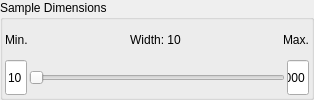
                    <widget class="QGroupBox" name="SampleDimensionsBox_simple">
                     <property name="enabled">
                      <bool>true</bool>
                     </property>
                     <property name="sizePolicy">
                      <sizepolicy hsizetype="Expanding" vsizetype="Fixed">
                       <horstretch>0</horstretch>
                       <verstretch>0</verstretch>
                      </sizepolicy>
                     </property>
                     <property name="title">
                      <string>Sample Dimensions</string>
                     </property>
                     <property name="checkable">
                      <bool>false</bool>
                     </property>
                     <property name="checked">
                      <bool>false</bool>
                     </property>
                     <layout class="QVBoxLayout" name="verticalLayout_10">
                      <property name="spacing">
                       <number>2</number>
                      </property>
                      <property name="leftMargin">
                       <number>2</number>
                      </property>
                      <property name="topMargin">
                       <number>2</number>
                      </property>
                      <property name="rightMargin">
                       <number>2</number>
                      </property>
                      <property name="bottomMargin">
                       <number>2</number>
                      </property>
                      <item>
                       <layout class="QHBoxLayout" name="horizontalLayout_17">
                        <item>
                         <widget class="QLabel" name="label_min_width_simple">
                          <property name="text">
                           <string>Min.</string>
                          </property>
                         </widget>
                        </item>
                        <item>
                         <widget class="CustomLabel" name="label_width_simple">
                          <property name="sizePolicy">
                           <sizepolicy hsizetype="Expanding" vsizetype="Fixed">
                            <horstretch>80</horstretch>
                            <verstretch>0</verstretch>
                           </sizepolicy>
                          </property>
                          <property name="toolTip">
                           <string>Sample width [mm]</string>
                          </property>
                          <property name="text">
                           <string>&lt;html&gt;&lt;head/&gt;&lt;body&gt;&lt;p align=&quot;center&quot;&gt;Width: 10&lt;/p&gt;&lt;/body&gt;&lt;/html&gt;</string>
                          </property>
                         </widget>
                        </item>
                        <item>
                         <widget class="QLabel" name="label_width_simple_max">
                          <property name="text">
                           <string>Max.</string>
                          </property>
                         </widget>
                        </item>
                       </layout>
                      </item>
                      <item>
                       <layout class="QHBoxLayout" name="horizontalLayout_15">
                        <item>
                         <widget class="QLineEdit" name="lineEdit_width_simple_min">
                          <property name="sizePolicy">
                           <sizepolicy hsizetype="Expanding" vsizetype="Minimum">
                            <horstretch>1</horstretch>
                            <verstretch>0</verstretch>
                           </sizepolicy>
                          </property>
                          <property name="toolTip">
                           <string>Sample width [mm]</string>
                          </property>
                          <property name="text">
                           <string>10</string>
                          </property>
                         </widget>
                        </item>
                        <item>
                         <widget class="QSlider" name="horizontalSlider_width_simple">
                          <property name="sizePolicy">
                           <sizepolicy hsizetype="Expanding" vsizetype="Preferred">
                            <horstretch>100</horstretch>
                            <verstretch>0</verstretch>
                           </sizepolicy>
                          </property>
                          <property name="minimum">
                           <number>10</number>
                          </property>
                          <property name="maximum">
                           <number>1000</number>
                          </property>
                          <property name="sliderPosition">
                           <number>10</number>
                          </property>
                          <property name="orientation">
                           <enum>Qt::Horizontal</enum>
                          </property>
                         </widget>
                        </item>
                        <item>
                         <widget class="QLineEdit" name="lineEdit_width_simple_max">
                          <property name="sizePolicy">
                           <sizepolicy hsizetype="Expanding" vsizetype="Minimum">
                            <horstretch>1</horstretch>
                            <verstretch>0</verstretch>
                           </sizepolicy>
                          </property>
                          <property name="toolTip">
                           <string>Sample width [mm]</string>
                          </property>
                          <property name="text">
                           <string>1000</string>
                          </property>
                         </widget>
                        </item>
                       </layout>
                      </item>
                     </layout>
                    </widget>
